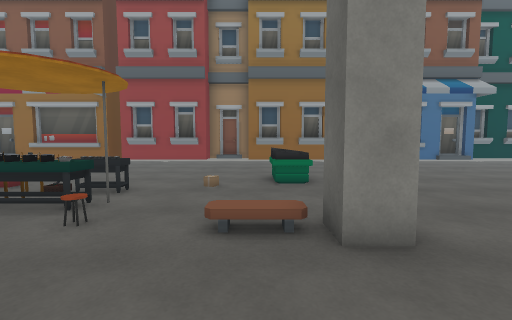
[1] (above)

24 first-person views from a walk through a 3-D level made in the Unity game engine. The camera is 1.2 m above the floor, tilts 4° down and sees 90° across. The floor is counted in squares, 1 m on a side. Each view is taken from the middle of a square. On the plan, view 1 faces up. The plan holds only what a view shows up to about 12 squares ahead; the rest is blank. The place goes on beyond the plan. The player character is not drawn. Some surface patterns are stand-ins.

[2]
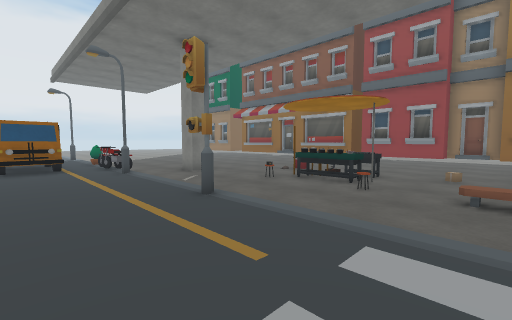

[3]
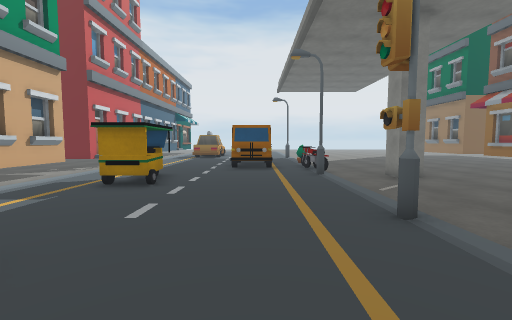

[4]
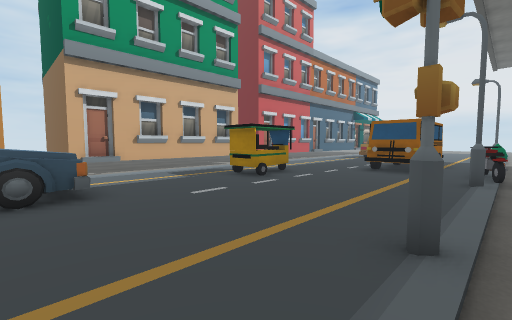

[5]
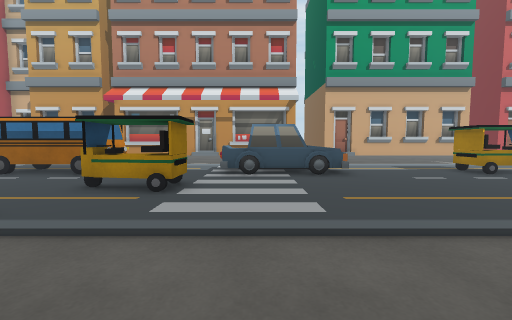

[6]
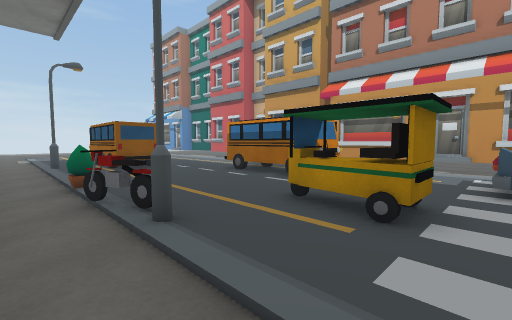

[7]
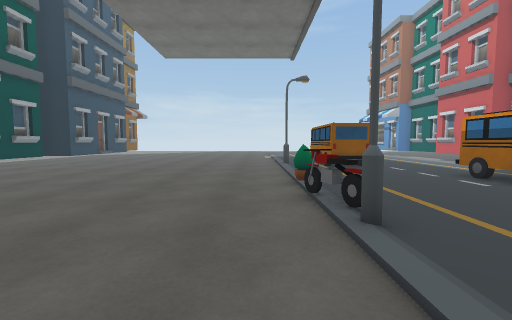

[8]
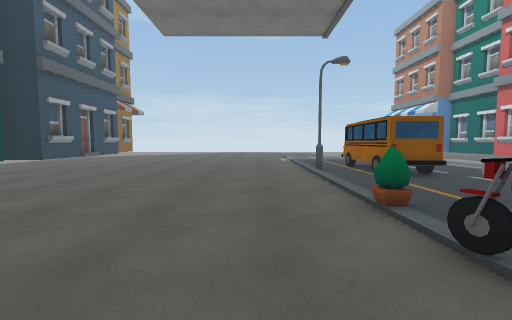

[9]
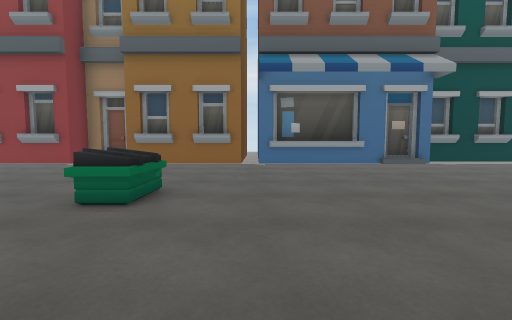

[10]
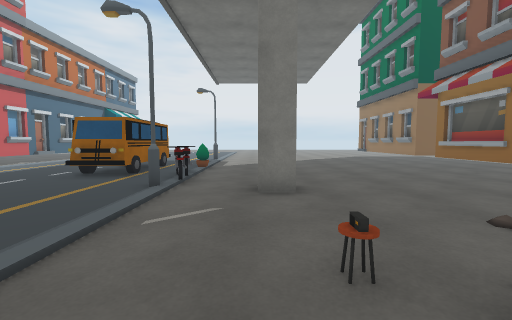

[11]
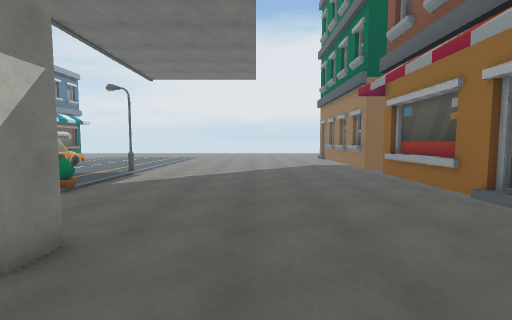

[12]
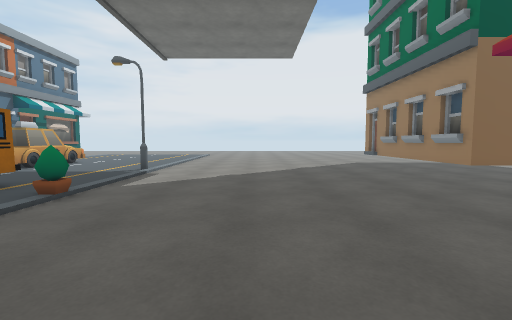

[13]
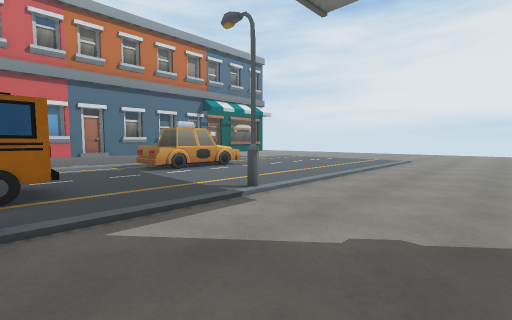

[14]
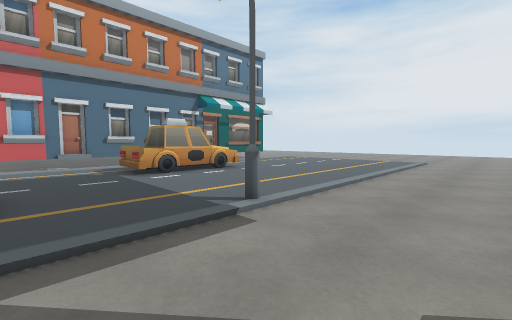

[15]
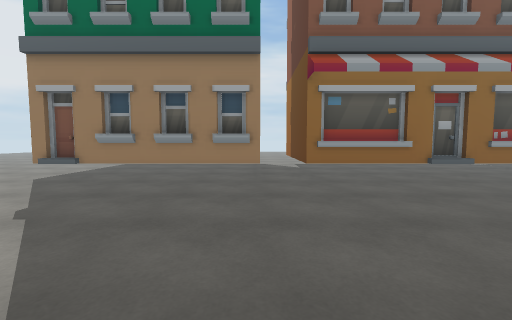

[16]
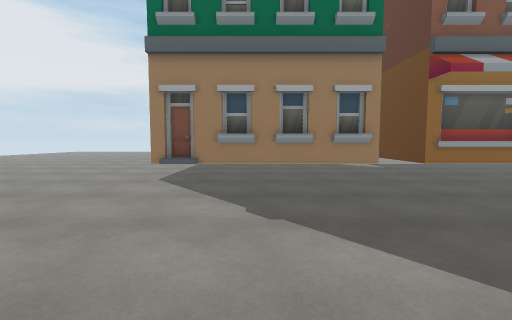

[17]
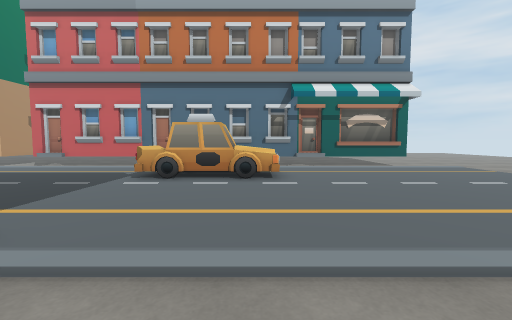

[18]
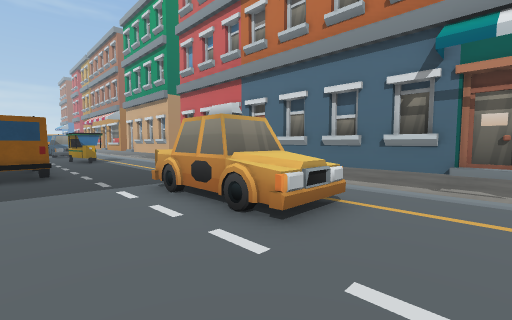

[19]
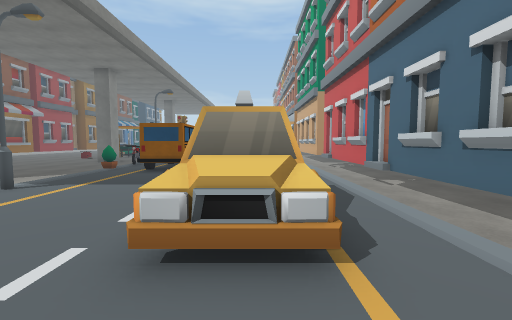

[20]
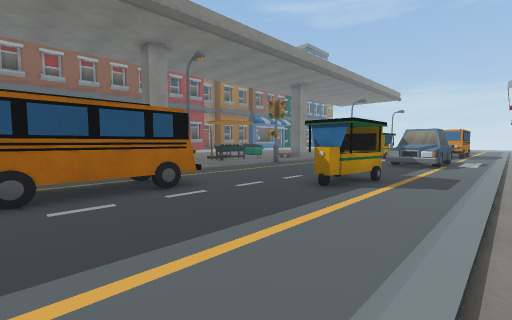

[21]
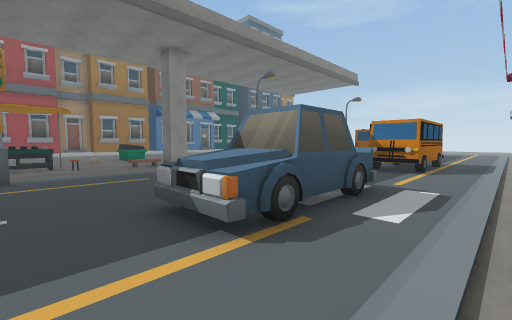

[22]
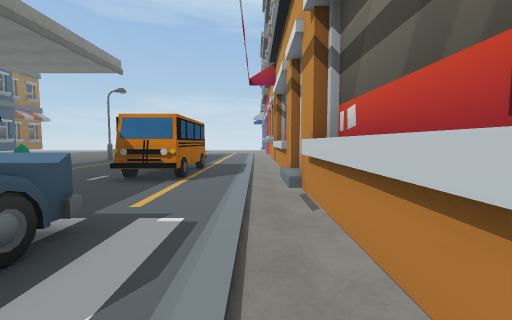

[23]
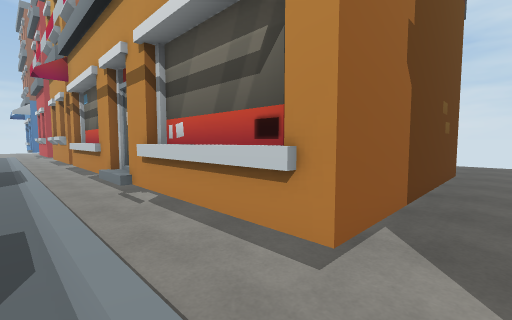

[24]
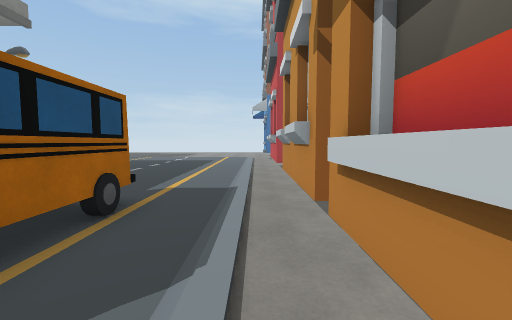

### Floor plan
Key: @ floor where view 1 was taken; # wall or solid block; . floor; / step, stairs or slope; = window, fence, low wall or low ledge; O other object.
Columns run from 27 left of view 1 to 16 right of it. Each row starts with its distance up from view 1.
 15 ..        .#
 14 ..        .#
 13 ..       #.#             ###          ####
 12 ..########.###############=############.####
 11 ..................    ......................
 10 ...................  .......................
  9 ...................  .......OO..............
  8 ................... ........OO..............
  7  .................../..OO...................
  6   .................... O....................
  5 .....................O  O...................
  4 ................##...O.O....# ..............
  3 ................##..........##..............
  2 ............................................
  1 ...........OO.O.O................OOOO.......
  0 ......OO...OOOOOOO...OO....@...OO..O.....OO.
 -1 ...........OOOO.........................OOOO
 -2 ..........OOOOO..............OOO.......OOOO
 -3 ..........OOOOO..............OOO.......OO
 -4 ............................................
 -5 ..OOOOOO.........OOO....OOOOO....OOOOO......
 -6 ..OOOOOO.........OOO....OOOOO...OOOOOO......
 -7 ...OO O.................OOOOO....OOOO.......
 -8 ............................................
 -9 ............................................
-10 ###############.########.###############.###
-11               #.       #.#
-12                        #.#

Where each view was taken, in squares from view 1:
view 1: 0 up, 0 right, facing up
view 2: 3 down, 0 right, facing up-left
view 3: 2 down, 1 left, facing left
view 4: 1 up, 2 left, facing down-left
view 5: 4 up, 0 right, facing down
view 6: 2 up, 1 right, facing down-right
view 7: 2 up, 1 right, facing right
view 8: 3 up, 4 right, facing right
view 9: 3 up, 4 right, facing up
view 10: 3 up, 4 left, facing left
view 11: 7 up, 7 left, facing left
view 12: 5 up, 10 left, facing left
view 13: 5 up, 16 left, facing down-left
view 14: 4 up, 17 left, facing down-left
view 15: 3 up, 18 left, facing up
view 16: 3 up, 22 left, facing up
view 17: 3 up, 24 left, facing down
view 18: 2 down, 27 left, facing down-right
view 19: 6 down, 27 left, facing right
view 20: 9 down, 16 left, facing up-right
view 21: 9 down, 5 left, facing up-right
view 22: 9 down, 2 left, facing right
view 23: 8 down, 3 left, facing down-right
view 24: 9 down, 5 right, facing right
